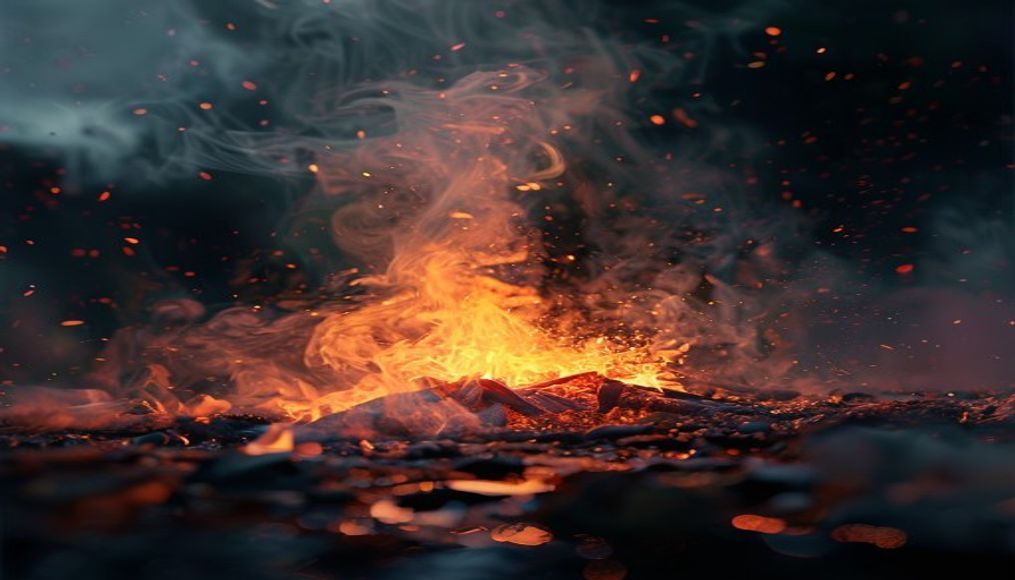
#> input picture flow_animations/flow_img_073b9b9b.png, 1015 x 580 px; its folder holds only this picture in this run
$ python -i flux_render_engine.py   (imports and definitions only)
#> lines starting #> are read from the running program, lines starting #| are printed output that depends on the picture
#> further down, picture is the input picture: PIL image 1015x580 RGB; mean R, G, B 62.2, 47.9, 45.5
"""Layer 2 of the ZOVIX Ghost Engine: Flux keyframe and relative depth map."""

from pathlib import Path

from dotenv import load_dotenv

# [1 line not run here, left out]

import io
import base64
import logging
import os
import time
import uuid
import requests
import streamlit as st
from PIL import Image, ImageFilter, ImageOps, UnidentifiedImageError
from streamlit.errors import StreamlitSecretNotFoundError


logger = logging.getLogger(__name__)

_FLUX_MODEL = "black-forest-labs/flux-1.1-pro"
_FLUX_FALLBACK_MODEL = "black-forest-labs/flux-schnell"
_DEPTH_MODEL = "chenxwh/depth-anything-v2"
_TARGET_SIZE = (7680, 4320)
_I2V_KEYFRAME_SIZE = (1536, 864)
_PREDICTION_TIMEOUT_SECONDS = 600
_POLL_INTERVAL_SECONDS = 0.5
_RATE_LIMIT_RETRIES = 3
_RATE_LIMIT_RETRY_DELAY_SECONDS = 4
_OUTPUT_ROOT = Path(__file__).resolve().parent / "static" / "outputs"


class _ReplicateHTTPError(RuntimeError):
    """Replicate returned a non-success HTTP status."""

    def __init__(self, status_code: int, message: str):
        super().__init__(message)
        self.status_code = status_code


class _ReplicateRateLimitError(_ReplicateHTTPError):
    """Replicate rejected a request with HTTP 429 after bounded retries."""

    # [6 lines left out: function __init__, not called in this run]


class _ReplicateSubmissionError(_ReplicateHTTPError):
    """A model's initial prediction submission was rejected."""


# [182 lines left out: functions _get_replicate_token, _parse_prediction_response, _request_with_rate_limit_retry, _run_replicate_model, _find_output_url, _download_image and 1 more, not called in this run]


def _estimate_local_depth(image: Image.Image) -> Image.Image:
    """Build a deterministic grayscale depth approximation without a model."""
    grayscale = ImageOps.grayscale(image)
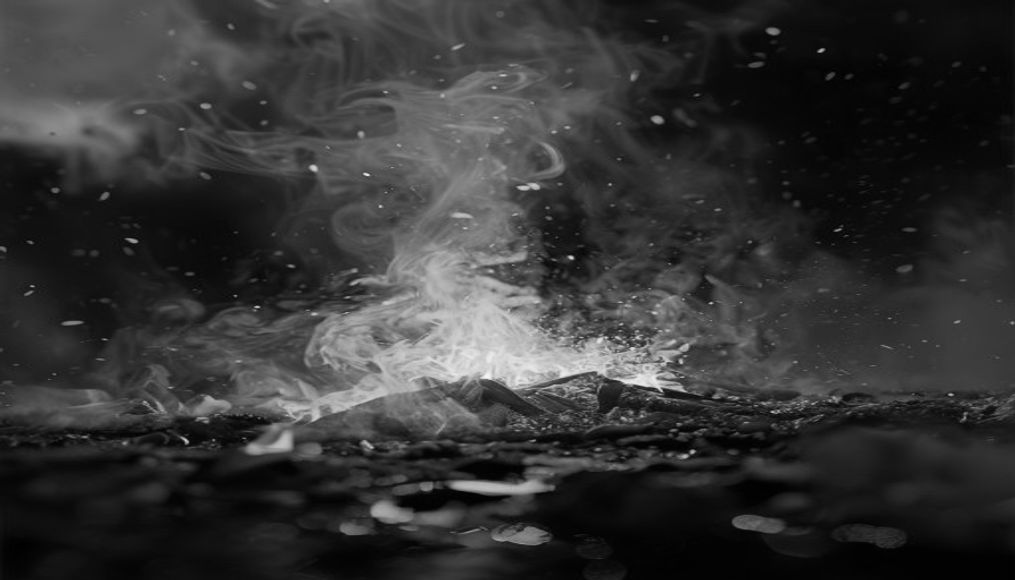
#> grayscale: PIL image 1015x580 L; min 0, max 246, mean 51.9
    normalized = ImageOps.autocontrast(grayscale, cutoff=1)
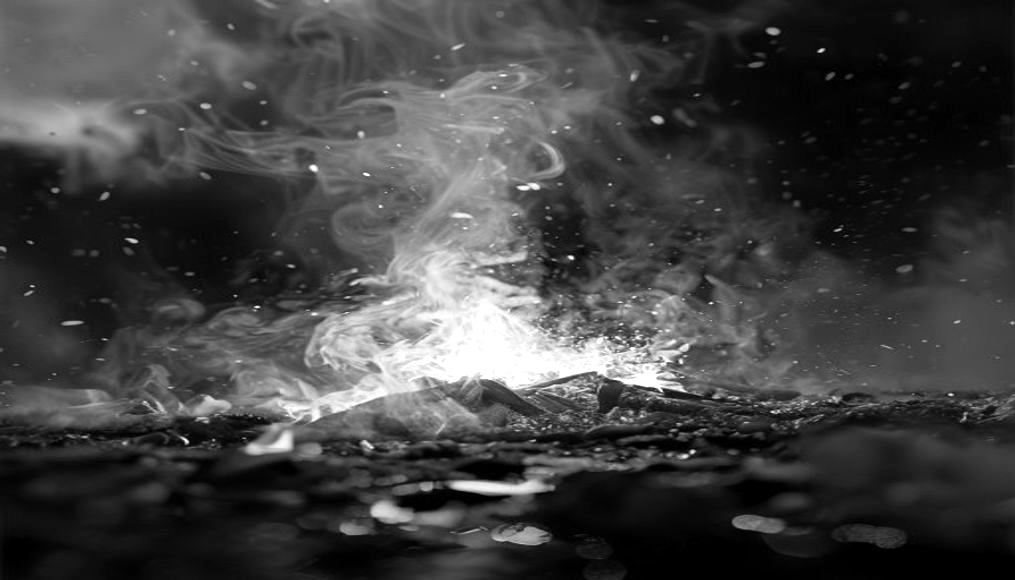
#> normalized: PIL image 1015x580 L; min 0, max 255, mean 65
    vertical_prior = Image.linear_gradient("L").resize(
        normalized.size,
        resample=Image.Resampling.BILINEAR,
    )
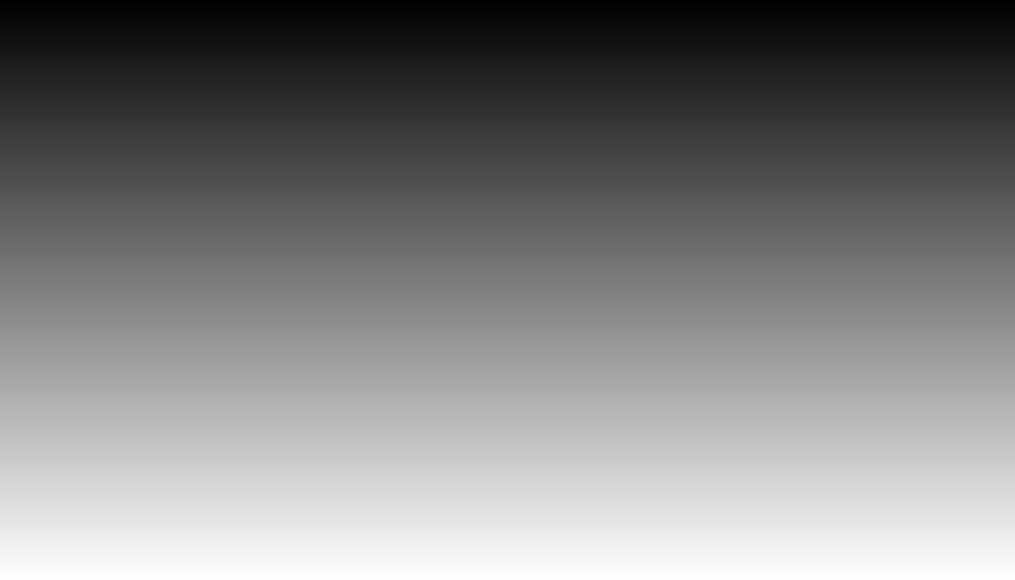
#> vertical_prior: PIL image 1015x580 L; min 0, max 255, mean 127.5
    depth = Image.blend(normalized, vertical_prior, 0.15)
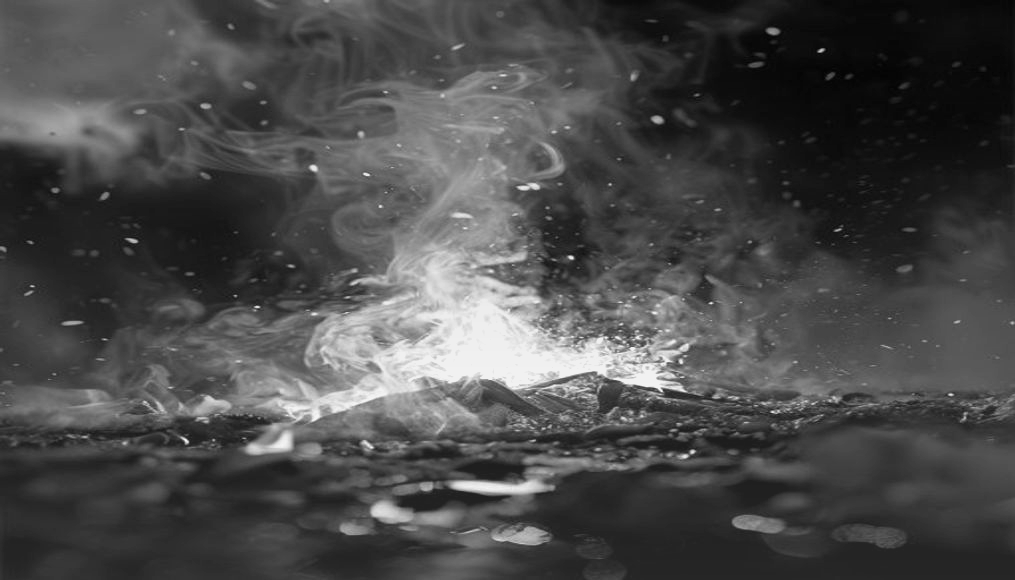
#> depth: PIL image 1015x580 L; min 3, max 246, mean 73.9
    return depth.filter(ImageFilter.GaussianBlur(radius=0.6))


# [159 lines left out: functions generate_flux_keyframe, generate_flux_keyframe_and_depth, not called in this run]

>>> from PIL import Image
>>> picture = Image.open('flow_animations/flow_img_073b9b9b.png')
>>> result = _estimate_local_depth(picture)
